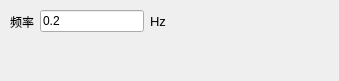
        <widget class="QWidget" name="toolBoxPage_spectral">
         <property name="geometry">
          <rect>
           <x>0</x>
           <y>0</y>
           <width>339</width>
           <height>81</height>
          </rect>
         </property>
         <attribute name="label">
          <string>谱分析</string>
         </attribute>
         <widget class="QWidget" name="layoutWidget">
          <property name="geometry">
           <rect>
            <x>10</x>
            <y>10</y>
            <width>193</width>
            <height>23</height>
           </rect>
          </property>
          <layout class="QHBoxLayout" name="horizontalLayout_28">
           <item>
            <widget class="QLabel" name="label_66">
             <property name="font">
              <font>
               <pointsize>9</pointsize>
              </font>
             </property>
             <property name="text">
              <string>频率</string>
             </property>
            </widget>
           </item>
           <item>
            <widget class="QLineEdit" name="lineEdit_spectral_freq">
             <property name="text">
              <string>0.2</string>
             </property>
            </widget>
           </item>
           <item>
            <widget class="QLabel" name="label_67">
             <property name="font">
              <font>
               <pointsize>10</pointsize>
              </font>
             </property>
             <property name="text">
              <string>Hz</string>
             </property>
            </widget>
           </item>
           <item>
            <spacer name="horizontalSpacer_4">
             <property name="orientation">
              <enum>Qt::Horizontal</enum>
             </property>
             <property name="sizeHint" stdset="0">
              <size>
               <width>40</width>
               <height>13</height>
              </size>
             </property>
            </spacer>
           </item>
          </layout>
         </widget>
        </widget>
